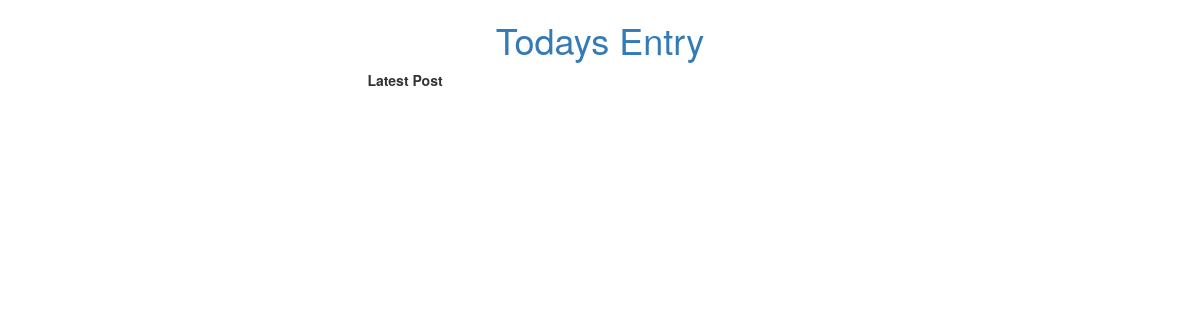
The page /user/ on the database as committed earlier.
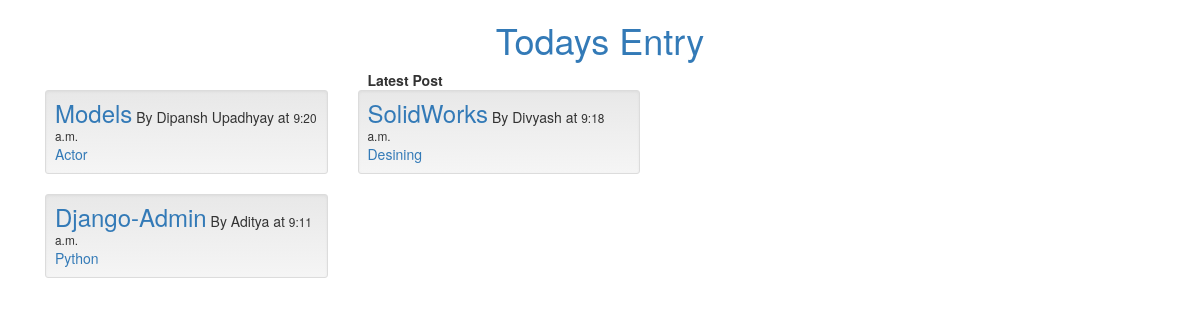
The same page on the database as committed later.
### users/models.py (models this page shows, shortened)
class Post(models.Model):
	userName	=models.CharField(max_length=200)
	Category	=models.CharField(max_length=200)
	Title		=models.CharField(max_length=200)
	Content		=models.CharField(max_length=200)
	Private		=models.CharField(max_length=20)
	pub_date	=models.DateTimeField('Publish Date',default=timezone.now)

### users/views.py (the view)
# urls.py: path('',views.PostIndexView.as_view(),name="index"),
class PostIndexView(generic.ListView):
	template_name='postIt/index.html'
	context_object_name='latest_post'
	def get_queryset(self):
		return Post.objects.filter(pub_date__lte=timezone.now()).order_by('-pub_date')[:5]

### users/templates/postIt/index.html (shortened to what this page needs)
{%extends 'base.html'%}
{%block content%}
{%if not post%}
					<center>
					<div>
					<strong>Latest Post</strong>
					</div>
				</center>
{% for post in latest_post %}
					          <div class="col-md-5">
                    <div class="well well-sm">
                      <div><h3 style="display:inline"><a href="{%url 'users:detail' post.id%}">{{post.Title}}</a></h3>
                      	<p style="display:inline">By {{post.userName}} at <small>{{post.pub_date.time}}</small></p>
                      	<div><a href="{%url 'users:category' post.id%}"><p id="Category">{{post.Category}}</p></a></div>
                        </div>
                      </div>
                    </div>
                {% endfor %}
{%else%}
<h3>No Post Available</h3>
{%endif%}
{%endblock content%}

### users/templates/base.html (shortened to what this page needs)
<html>
    <head>
        {%include 'snippets/css.html'%}
    </head>
    <body>
        <div class="header">
            <h1><a href="{%url 'users:index' %}"><center>Todays Entry</center></a></h1>
        </div>
        <div class="content container">
            <div class="row">
                <div class="col-md-8">
                {% block content%}{% endblock content%}
                </div>
            </div>
        </div>
    </body>
</html>

### templates/snippets/css.html (shortened to what this page needs)
<link rel="stylesheet" href="//maxcdn.bootstrapcdn.com/bootstrap/3.2.0/css/bootstrap.min.css">
        <link rel="stylesheet" href="//maxcdn.bootstrapcdn.com/bootstrap/3.2.0/css/bootstrap-theme.min.css">

### templates/snippets/css.html (style rules this page uses)
#Category { display:inline }
body { margin:0; padding:0; }

Rows that differ between the two databases and show on the page:
added Post: Title "Models", userName "Dipansh Upadhyay", pub_date.time "9:20 a.m.", Category "Actor"
added Post: Title "SolidWorks", userName "Divyash", pub_date.time "9:18 a.m.", Category "Desining"
added Post: Title "Django-Admin", userName "Aditya", pub_date.time "9:11 a.m.", Category "Python"
